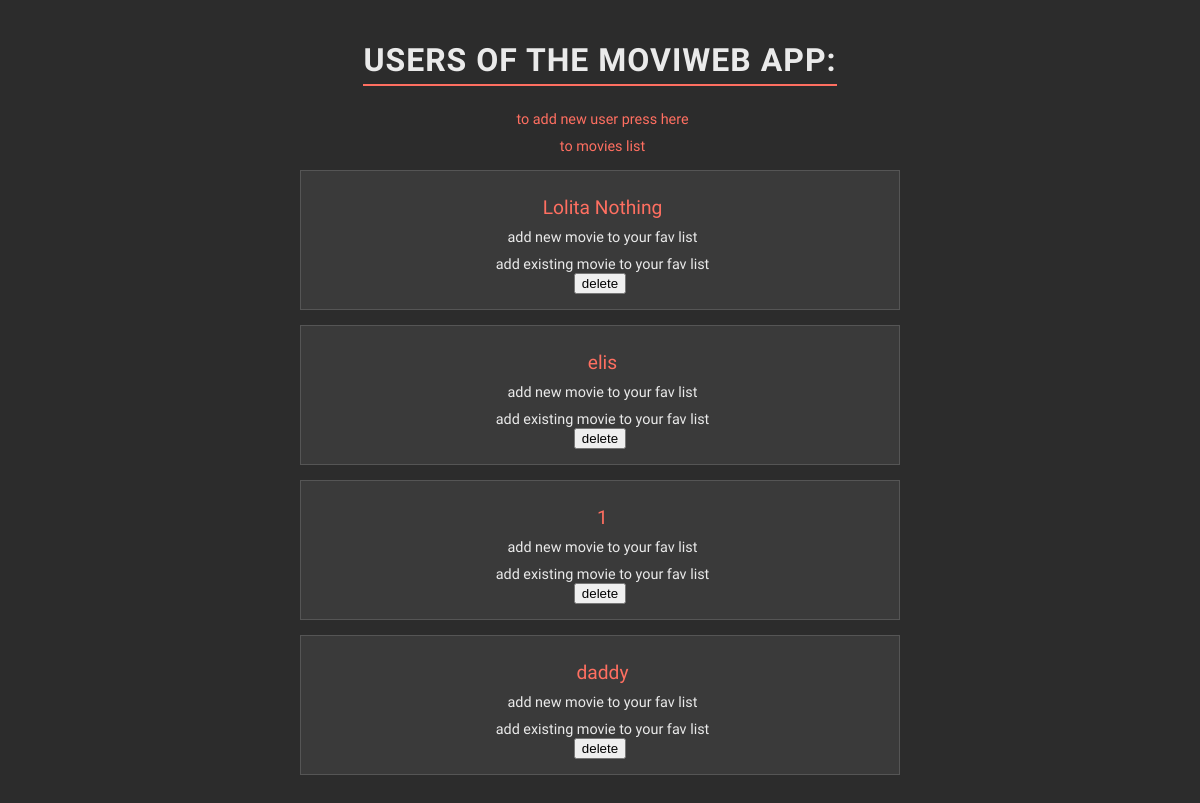
Screenshot of /users with the database file from the repository.
### data_models.py (models this page shows, shortened)
class User(db.Model):
    __tablename__ = 'users'
    user_id = db.Column(db.Integer, primary_key=True, autoincrement=True)
    user_name = db.Column(db.String(100), nullable=False)
    movies = relationship('Movie', secondary=user_movies, back_populates='users')

### app.py (the view)
@app.route('/users', methods=['GET'])
def list_users():
    try:
        users = data_manager.list_all_users()
        return render_template('users.html', users=users)
    except Exception as e:
        app.logger.error(f"Error fetching users from the database: {e}")
        flash('An error occurred while fetching users. Please try again later. 🛀',
              'error')
        return redirect(url_for('home'))

### datamanager/sqlite_data_manager.py (called while the page is built)
    def list_all_users(self):
        with self.app.app_context():
            return self.db.session.query(User).all()

### templates/users.html (shortened to what this page needs)
<!DOCTYPE html>
<html lang="en">
<head>
    <link rel="stylesheet" href="{{ url_for('static', filename='styles.css') }}">
</head>
<body>
    <h1>users of the MoviWeb App:</h1>
    <div>
        <a href="{{ url_for('add_user') }}">to add new user press here</a> <br>
        <a href="{{ url_for('list_movies') }}"> to movies list</a>
    </div>
    {% if users %}
        <ul>
            {% for user in users %}
            <li>
                <a class="user" href="/users/{{ user.user_id }}">{{ user.user_name }}</a> <br>
                <a class="add-movie" href="{{ url_for('add_new_movie_to_user', user_id=user.user_id) }}">add new movie to your fav list</a><br>
                <a class="add-movie" href="{{ url_for('add_existing_movie_to_user', user_id=user.user_id) }}">add existing movie to your fav list</a><br>
                <form id="delete-form-{{ user.user_id }}" action="{{ url_for('delete_user', user_id=user.user_id) }}"
                      method="POST" style="display: inline;">
                    <button type="button" onclick="confirmDeletion({{ user.user_id }})">delete</button>
                </form>
            </li>
            {% endfor %}
        </ul>
    {% else %}
        <p>no users found in dataBase</p>
    {% endif %}
</body>
</html>

### static/styles.css (style rules this page uses)
body { background-color: #2C2C2C; font-family: 'Quicksand', sans-serif; color: #EAEAEA; text-align: center; margin: 0; padding: 20px; }
h1 { color: #EAEAEA; margin-bottom: 15px; text-transform: uppercase; letter-spacing: 1px; border-bottom: 2px solid #FF6F61; display: inline-block; font-family: 'Quicksand', sans-serif; font-size: 2rem; padding-bottom: 5px; }
a { color: #FF6F61; text-decoration: none; font-size: 0.9rem; margin-top: 10px; margin-left: 5px; display: inline-block; font-weight: 500; transition: color 0.3s; }
ul { list-style-type: none; padding: 0; max-width: 600px; margin: 0 auto; }
li { background-color: #3A3A3A; border: 1px solid #555; margin: 15px 0; padding: 15px; transition: background-color 0.3s, transform 0.3s; }
.add-movie { color: #EAEAEA; }
.user { font-size: 1.2rem; }

### rows the page displays
User: user_name "Lolita Nothing"
User: user_name "elis"
User: user_name "1"
User: user_name "daddy"
